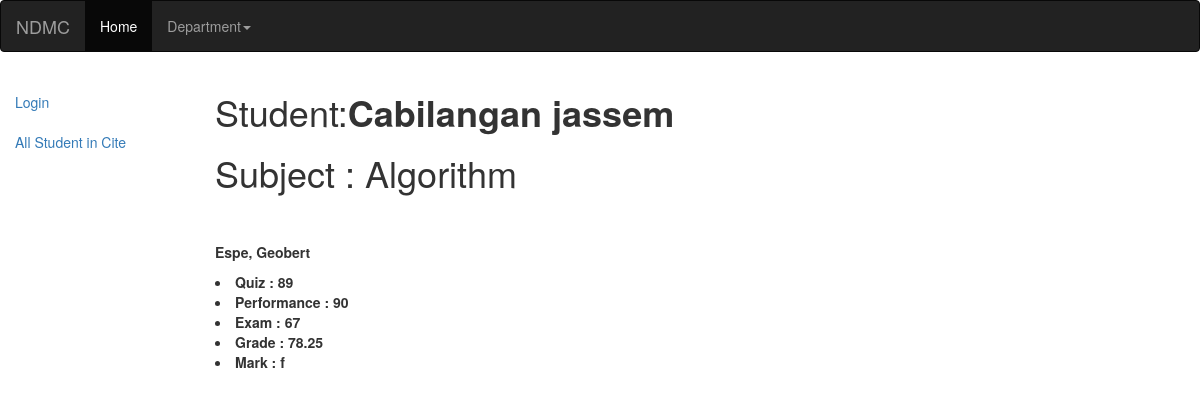
Screenshot of /Project/student/1 with the database file from the repository.
### Project/models.py (models this page shows, shortened)
class student(models.Model):
	Last_name    =	 models.CharField(max_length=100)
	First_name 	 = 	 models.CharField(max_length=200, help_text="Enter your first name ")
	MI 			 =	 models.CharField(max_length=200, help_text="Enter your middle Name")
	Gender = (
        ('m', 'Male'),
        ('o', 'Female'),
	)
	Sex			  =   models.CharField(max_length=1, choices=Gender, blank=True, default='m')
	Professor		 = 		models.ForeignKey('professor', on_delete=models.SET_NULL, null=True)
	course	     = 		models.ForeignKey('Course', on_delete=models.SET_NULL, null=True)
	grade	     = 		models.ForeignKey('Grade', on_delete=models.SET_NULL, null=True)

class Grade(models.Model):
	Subject		 = 	 	models.ForeignKey('subject', on_delete=models.SET_NULL, null=True)
	quiz		 = 		models.IntegerField(null=True)
	performance	 =	    models.IntegerField(null=True)
	exam         =      models.IntegerField(null=True)
	mark = (
			('f', 'Fail'),
			('p', 'Pass'),
	)
	Mark = models.CharField(max_length=1, choices=mark, blank=True, default='Fail')
	def get_computed(self):
		result = self.quiz * 0.25 + self.performance * 0.25 + self.exam  * 0.50
		return result

class subject(models.Model):
	subject_name		 = 		models.CharField(max_length=150)
	subject_Descreption  = 	 	models.CharField(max_length=200)
	def __str__(self):
		return self.subject_name

class professor(models.Model):
	first_name		= models.CharField(max_length=150)
	last_name 		= models.CharField(max_length=150)
	bio 			= models.TextField(max_length=300)
	def __str__(self):
		return '%s, %s' % (self.last_name, self.first_name)

### Project/views.py (the view)
# urls.py: url(r'^student/(?P<pk>\d+)$', views.studentDetailView.as_view(), name=' student-detail',),
class studentDetailView(DetailView):
	model = student
	template_name = "student_detail.html"
	def get_context_data(self, **kwargs):
		context = super(studentDetailView, self).get_context_data(**kwargs)
		return context

### Project/templates/student_detail.html (shortened to what this page needs)
{% extends "base_generic.html" %}
{% block content %}
<h1> Student:<strong>{{student.Last_name }} {{student.First_name}}<strong></h1>
<h1>Subject : {{student.grade.Subject}} </h1>
<br></br>
<p style="font-color:red;"><strong> {{student.Professor}} </strong>  </p>
<li><strong>Quiz :	</strong>	{{student.grade.quiz}} </li>
<li><strong>Performance :	</strong>  			{{student.grade.performance}}  </li>
<li><strong>Exam :	</strong>				{{student.grade.exam}}  </li>
<li><strong>Grade :	</strong> 				{{student.grade.get_computed}}   </li>
<li><strong>Mark :	</strong>				{{student.grade.Mark}}  </li>
{% endblock%}

### rows the page displays
student: Last_name "Cabilangan", First_name "jassem", grade.Subject "Algorithm", Professor "Espe, Geobert", grade.quiz "89", grade.performance "90", grade.exam "67", grade.get_computed "78.25", grade.Mark "f"
